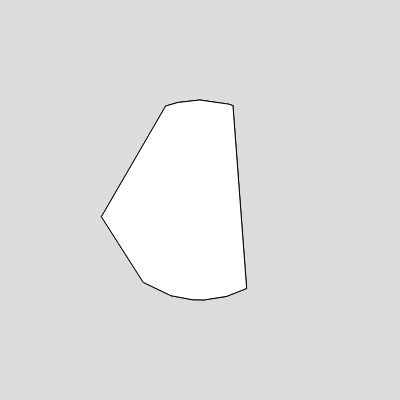
Frame 1 (no input)
Frame 60 (no input): identical to frame 1, image omitted
Frame 120 (the mouse pressed at the canvas centre since frame 60): identical to frame 1, image omitted

The p5.js sketch that drew this single still picture (run headless with seeded random() and noise() and a simulated clock; from frame 60 on, the mouse is pressed at the canvas centre):

// p5.js sketch
// ── sketch.js
let circleRadius = 100;
let numPoints = 12;
let points = [];

function setup() {
  createCanvas(400, 400);
  generatePoints();
}

function draw() {
  background(220);
  drawPolygon();
}

function generatePoints() {
  let angles = [];
  
  // Generate random angles
  for (let i = 0; i < numPoints; i++) {
    angles.push(random(TWO_PI));
  }

  // Sort angles
  angles.sort();

  // Create points along sorted angles
  for (let i = 0; i < numPoints; i++) {
    let x = width / 2 + cos(angles[i]) * circleRadius;
    let y = height / 2 + sin(angles[i]) * circleRadius;
    points.push(createVector(x, y));
  }
}

function drawPolygon() {
  beginShape();
  for (let i = 0; i < numPoints; i++) {
    vertex(points[i].x, points[i].y);

    let nextIndex = (i + 1) % numPoints;
    line(points[i].x, points[i].y, points[nextIndex].x, points[nextIndex].y);
  }
  endShape(CLOSE);
}
